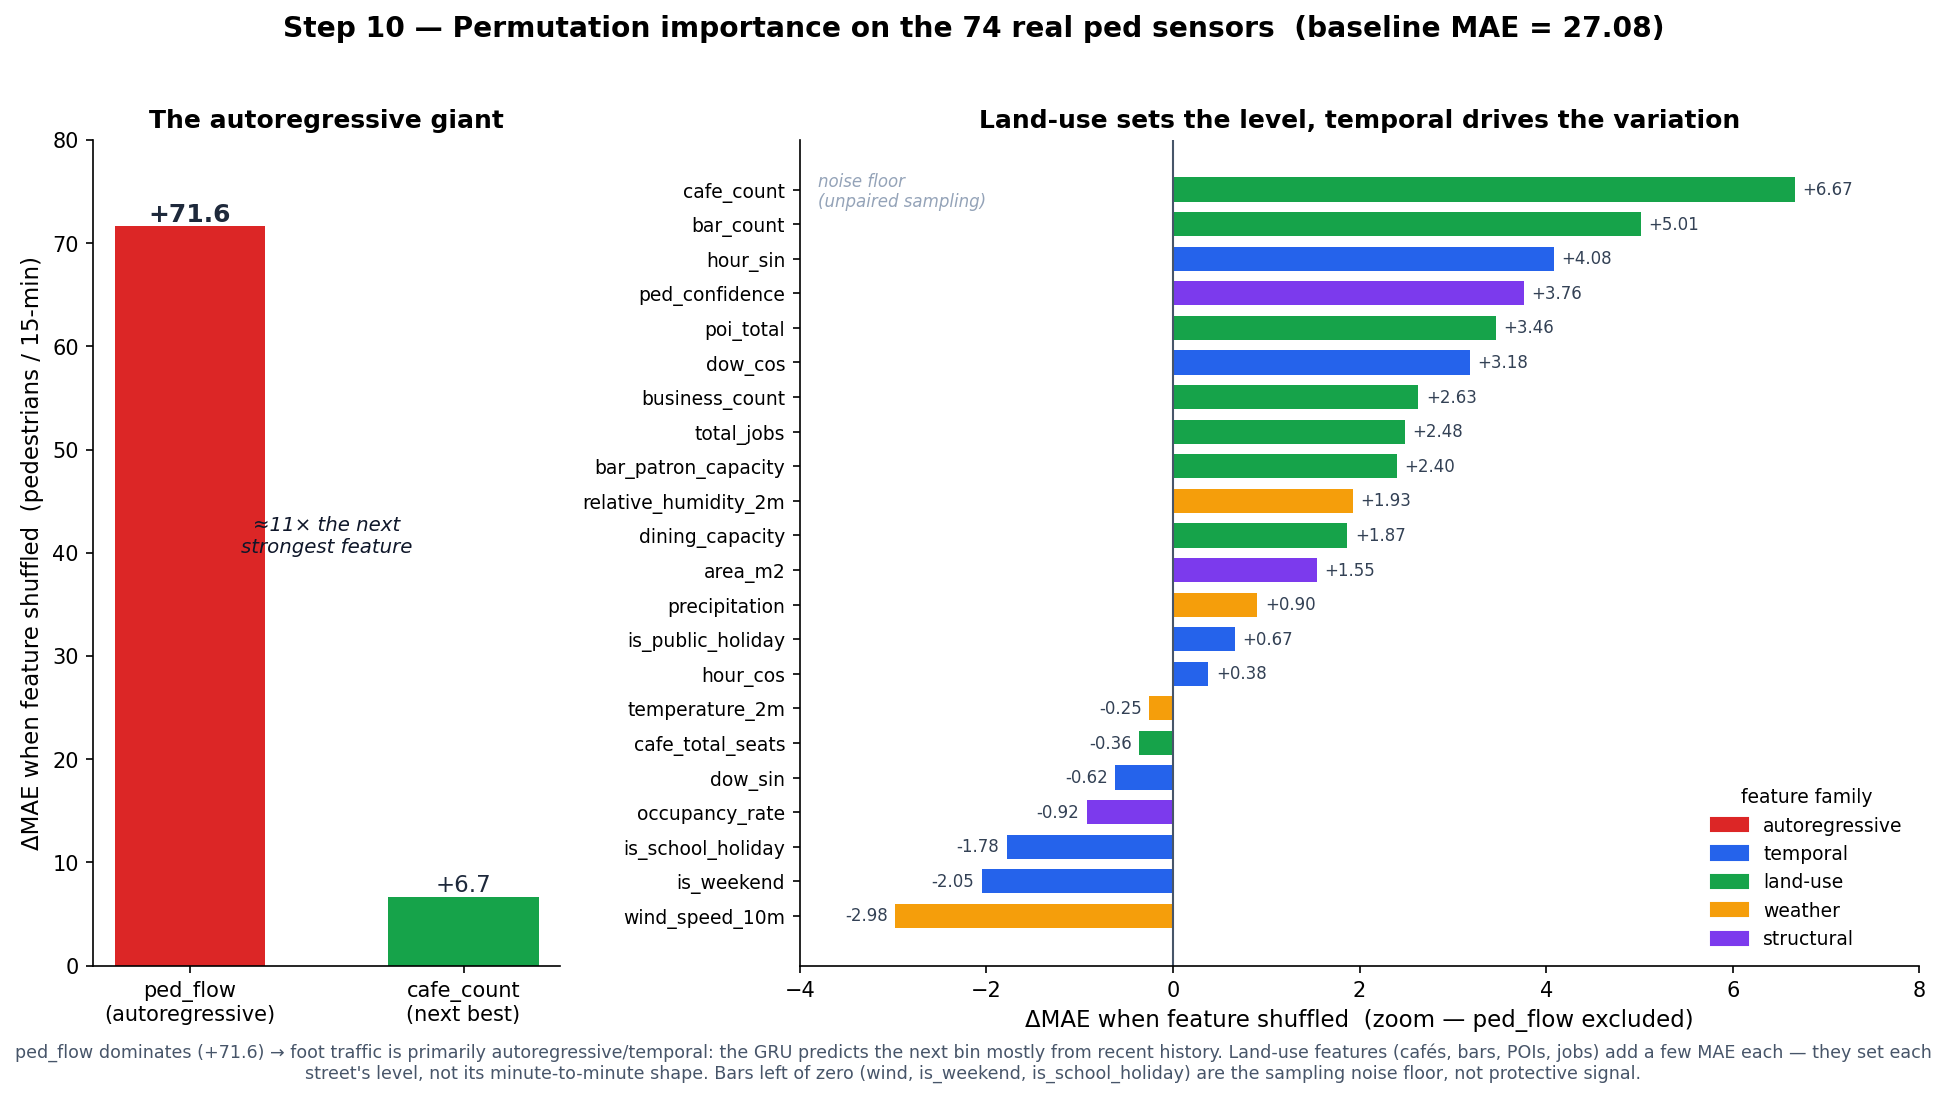

The Python source for this figure:
"""
Figure: Step 10 feature interpretation — permutation importance (sensor-gated).

Source: melbourne_pipeline/data/models/feature_importance.json (D-024).
Each feature is shuffled over the held-out test windows (n_repeats=10) and the rise
in ped MAE on the 74 real ped-sensor streets is recorded. Baseline sensor MAE = 27.08.

ped_flow (+71.6) dwarfs everything, so it gets its own panel; the right panel zooms
into the remaining 22 features where the land-use / temporal structure is visible.
Colour = feature family. Bars left of zero are the noise floor (unpaired sampling),
not real negative signal.

    python docs/figures/fig_feature_importance.py  ->  docs/figures/fig_feature_importance.png
"""
from pathlib import Path
import json
import matplotlib
matplotlib.use("Agg")
import matplotlib.pyplot as plt
import matplotlib.patches as mpatches
import numpy as np

SRC = Path(__file__).resolve().parents[2] / "melbourne_pipeline" / "data" / "models" / "feature_importance.json"
with open(SRC) as f:
    data = json.load(f)

baseline = data["baseline_mae"]
imp = data["feature_importance"]

# Feature family -> colour
FAMILY = {
    "ped_flow": "autoregressive",
    "hour_sin": "temporal", "hour_cos": "temporal", "dow_sin": "temporal",
    "dow_cos": "temporal", "is_weekend": "temporal", "is_school_holiday": "temporal",
    "is_public_holiday": "temporal",
    "cafe_count": "land-use", "cafe_total_seats": "land-use", "bar_count": "land-use",
    "bar_patron_capacity": "land-use", "business_count": "land-use", "poi_total": "land-use",
    "dining_capacity": "land-use", "total_jobs": "land-use",
    "temperature_2m": "weather", "relative_humidity_2m": "weather",
    "wind_speed_10m": "weather", "precipitation": "weather",
    "area_m2": "structural", "occupancy_rate": "structural", "ped_confidence": "structural",
}
COLOR = {
    "autoregressive": "#dc2626", "temporal": "#2563eb", "land-use": "#16a34a",
    "weather": "#f59e0b", "structural": "#7c3aed",
}

# Sort descending by delta MAE
items = sorted(imp.items(), key=lambda kv: kv[1], reverse=True)
names = [k for k, _ in items]
vals = [v for _, v in items]
cols = [COLOR[FAMILY[k]] for k in names]

fig, (axL, axR) = plt.subplots(
    1, 2, figsize=(13, 7), dpi=150, gridspec_kw={"width_ratios": [1, 2.4]}
)

# ---- Left panel: the autoregressive giant vs the field --------------------
axL.bar([0], [vals[0]], 0.55, color=cols[0])
axL.bar([1], [vals[1]], 0.55, color=cols[1])
axL.annotate(f"+{vals[0]:.1f}", (0, vals[0]), ha="center", va="bottom",
             fontsize=12, fontweight="bold", color="#1e293b")
axL.annotate(f"+{vals[1]:.1f}", (1, vals[1]), ha="center", va="bottom",
             fontsize=11, color="#1e293b")
axL.set_xticks([0, 1])
axL.set_xticklabels([f"{names[0]}\n(autoregressive)", f"{names[1]}\n(next best)"], fontsize=10)
axL.set_ylabel("ΔMAE when feature shuffled  (pedestrians / 15-min)", fontsize=11)
axL.set_title("The autoregressive giant", fontsize=12, fontweight="bold")
axL.set_ylim(0, 80)
axL.spines[["top", "right"]].set_visible(False)
axL.annotate("≈11× the next\nstrongest feature", xy=(0.5, 40), ha="center",
             fontsize=9.5, color="#0f172a", style="italic")

# ---- Right panel: zoom into the remaining 22 features ---------------------
rest_names = names[1:]
rest_vals = vals[1:]
rest_cols = cols[1:]
y = np.arange(len(rest_names))[::-1]   # highest on top
axR.barh(y, rest_vals, 0.7, color=rest_cols)
axR.axvline(0, color="#475569", lw=1)
for yi, v in zip(y, rest_vals):
    off = 0.08 if v >= 0 else -0.08
    axR.annotate(f"{v:+.2f}", (v + off, yi), va="center",
                 ha="left" if v >= 0 else "right", fontsize=8, color="#334155")
axR.set_yticks(y)
axR.set_yticklabels(rest_names, fontsize=9)
axR.set_xlabel("ΔMAE when feature shuffled  (zoom — ped_flow excluded)", fontsize=11)
axR.set_title("Land-use sets the level, temporal drives the variation", fontsize=12, fontweight="bold")
axR.set_xlim(-4, 8)
axR.spines[["top", "right"]].set_visible(False)
axR.text(-3.8, len(rest_names) - 1.5, "noise floor\n(unpaired sampling)", fontsize=8,
         color="#94a3b8", style="italic")

# Shared family legend
handles = [mpatches.Patch(color=c, label=fam) for fam, c in COLOR.items()]
axR.legend(handles=handles, frameon=False, fontsize=9, loc="lower right",
           title="feature family", title_fontsize=9)

fig.suptitle(
    f"Step 10 — Permutation importance on the 74 real ped sensors  (baseline MAE = {baseline:.2f})",
    fontsize=13.5, fontweight="bold", y=0.99,
)
fig.text(0.5, -0.02,
    "ped_flow dominates (+71.6) → foot traffic is primarily autoregressive/temporal: the GRU predicts the next bin "
    "mostly from recent history. Land-use features (cafés, bars, POIs, jobs) add a few MAE each — they set each "
    "street's level, not its minute-to-minute shape. Bars left of zero (wind, is_weekend, is_school_holiday) are the "
    "sampling noise floor, not protective signal.",
    ha="center", fontsize=8.4, color="#475569", wrap=True)

out = Path(__file__).parent / "fig_feature_importance.png"
fig.tight_layout(rect=[0, 0, 1, 0.97])
fig.savefig(out, bbox_inches="tight", facecolor="white")
print(f"Saved: {out}")
